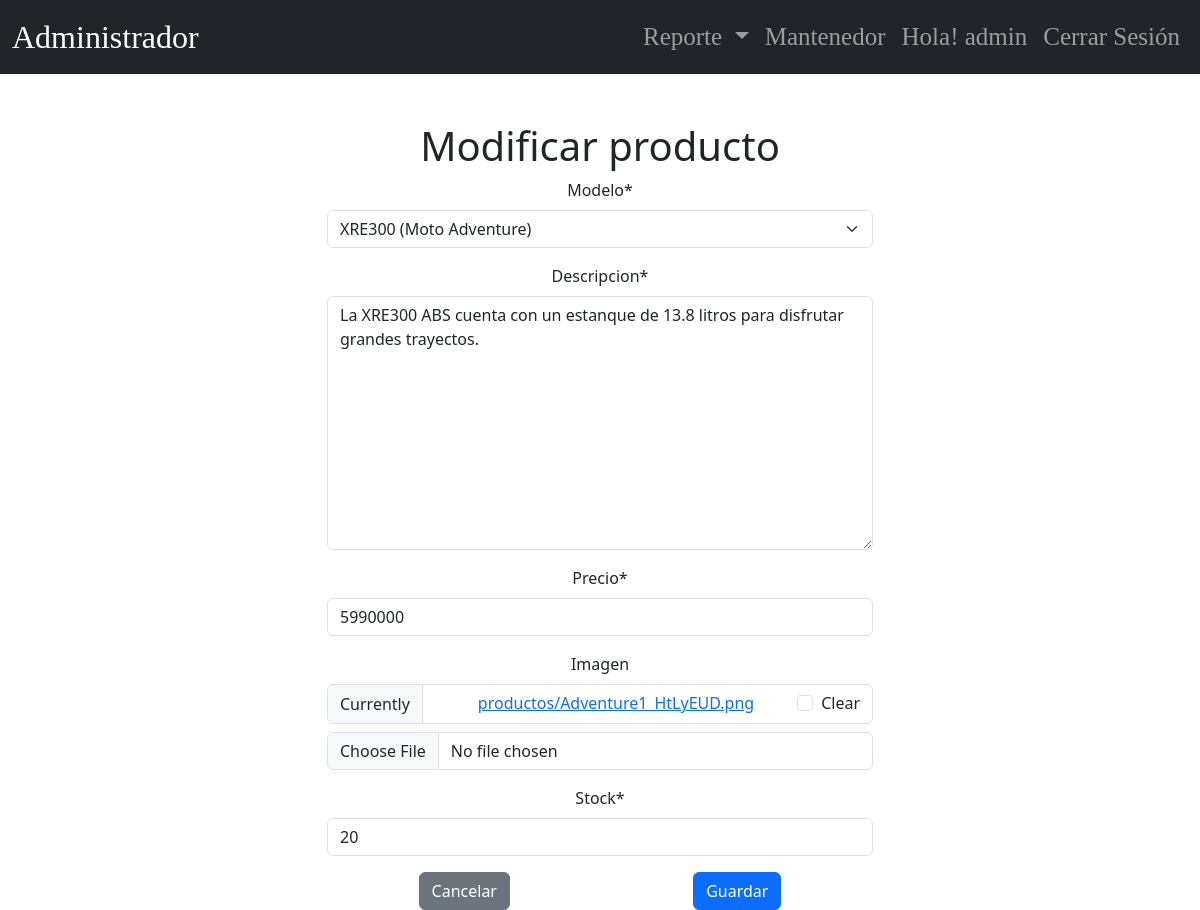
The app's page /administrador/productos/modificar/1/ (signed in) with its own data.
### app/models.py (models this page shows, shortened)
class Cliente(AbstractBaseUser, PermissionsMixin):
    username = models.CharField(max_length=150, unique=True)
    nombre = models.CharField(max_length=100)
    fecha_nacimiento = models.DateField()
    telefono = models.CharField(max_length=20)
    direccion = models.CharField(max_length=200)
    email = models.EmailField(unique=True, null=True, blank=True)
    is_active = models.BooleanField(default=True)
    is_admin = models.BooleanField(default=False)
    groups = models.ManyToManyField(
        'auth.Group',
        related_name='cliente_set',
        blank=True,
        help_text=('The groups this user belongs to. A user will get all permissions granted to each of their groups.'),
        verbose_name=('groups')
    )
    user_permissions = models.ManyToManyField(
        'auth.Permission',
        related_name='cliente_permissions_set',
        blank=True,
        help_text=('Specific permissions for this user.'),
        verbose_name=('user permissions')
    )
    objects = ClienteManager()
    USERNAME_FIELD = 'username'
    REQUIRED_FIELDS = ['nombre', 'fecha_nacimiento']

### administrador/models.py (models this page shows, shortened)
class Producto(models.Model):
    modelo = models.ForeignKey(ModeloMoto, on_delete=models.CASCADE)
    descripcion = models.TextField()
    precio = models.IntegerField()
    imagen = models.ImageField(upload_to="productos/", null=True, blank=True)
    stock = models.PositiveIntegerField()

### administrador/views.py (the view)
# urls.py: path('productos/modificar/<int:id>/', views.modificar_producto, name='modificar_producto'),
@login_required
@permission_required("administrador.change_producto", raise_exception=True)
def modificar_producto(request, id):
    producto = get_object_or_404(Producto, id=id)
    if request.method == "POST":
        formulario = ProductoForm(request.POST, request.FILES, instance=producto)
        if formulario.is_valid():
            formulario.save()
            messages.success(request, "Producto modificado correctamente.")
            return redirect("administrador:lista_productos")
    else:
        formulario = ProductoForm(instance=producto)
    return render(
        request,
        "administrador/modificarProducto.html",
        {"form": formulario, "producto": producto},
    )

### administrador/forms.py (shortened to what this page needs)
class ProductoForm(forms.ModelForm):
    class Meta:
        model = Producto
        fields = "__all__"

### administrador/models.py (called while the page is built)
    def __str__(self):
        return str(self.nombre)

    def __str__(self):
        return f"{self.nombre} ({self.tipo})"

### administrador/templates/administrador/modificarProducto.html (shortened to what this page needs)
{% extends 'administrador/baseProducto.html' %}
{% block contenido %}
{% load crispy_forms_tags %}
<div class="container mt-5">
    <div class="row justify-content-center">
        <div class="col-12 col-md-6" style="display:flex; justify-content:center; align-items:center;">
            <form action="" method="post" enctype="multipart/form-data" class="text-center" style="width: 100%;">
                <h1>Modificar producto</h1>
                {{ form | crispy }}
                <div class="d-flex justify-content-around mt-3">
                    <input type="reset" value="Cancelar" class="btn btn-secondary">
                    <input type="submit" value="Guardar" class="btn btn-primary">
                </div>
            </form>
        </div>
    </div>
</div>
{% endblock %}

### administrador/templates/administrador/baseProducto.html (shortened to what this page needs)
<!DOCTYPE html>
<html lang="en">
<head>
    {% load static %}
    <link rel="stylesheet" href="{% static 'app/css/administrador.css' %}">
    <link href="https://cdn.jsdelivr.net/npm/bootstrap@5.3.3/dist/css/bootstrap.min.css" rel="stylesheet"
>
</head>
<body class="fondo">
    <nav class="navbar navbar-expand-md navbar-dark bg-dark">
        <div class="container-fluid">
            <a class="navbar-brand fs-2" href="#">Administrador</a>
            <div class="collapse navbar-collapse justify-content-end" id="navbarNav">
                <ul class="navbar-nav">
                    <li class="nav-item dropdown">
                        <a class="nav-link dropdown-toggle" href="#" role="button" data-bs-toggle="dropdown"
                            aria-expanded="false">
                            Reporte
                        </a>
                    </li>
                    <li class="nav-item">
                        <a class="nav-link" href="#">Mantenedor</a>
                    </li>
                    {% block user_info %}
                    {% if user.is_authenticated %}
                    <li class="nav-item">
                        <a class="nav-link" href="#">Hola! {{ user.username|striptags }}</a>
                    </li>
                    <li class="nav-item">
                        <form method="POST" action="{% url 'logout' %}">
                            <button type="submit" class="btn btn-link nav-link">Cerrar Sesión</button>
                        </form>
                    </li>
                    {% else %}
                    <li class="nav-item">
                        <a class="nav-link" href="{% url 'login' %}">Login</a>
                    </li>
                    {% endif %}
                    {% endblock user_info %}
                </ul>
            </div>
        </div>
    </nav>
    <div>
        {% block contenido%}
        {% endblock %}
    </div>
</body>
</html>

### app/static/app/css/administrador.css (style rules this page uses)
nav { font-family: 'Agency fb'; font-size: 25px; }
.fondo { background-image: url('../img/fondo_moto.jpg'); background-size: cover; background-position: center; background-attachment: fixed; position: relative; }

### records on screen
Cliente: username "admin"
Producto: modelo "XRE300 (Moto Adventure)", descripcion "La XRE300 ABS cuenta con un estanque de 13.8 litros para disfrutar grandes trayectos.", precio "5990000", stock "20"
